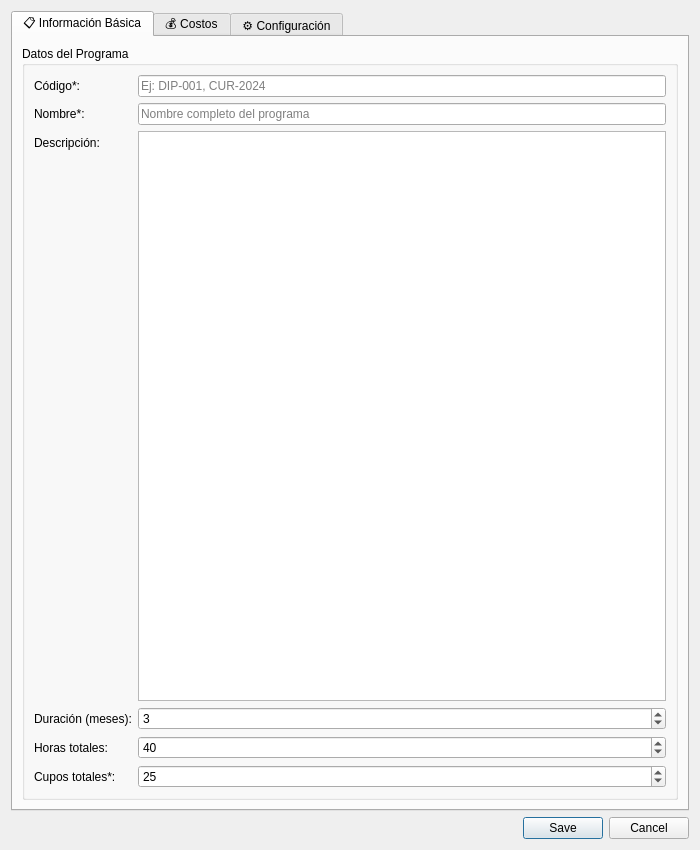
<?xml version="1.0" encoding="UTF-8"?>
<ui version="4.0">
 <class>ProgramaFormDialog</class>
 <widget class="QDialog" name="ProgramaFormDialog">
  <property name="geometry">
   <rect>
    <x>0</x>
    <y>0</y>
    <width>700</width>
    <height>850</height>
   </rect>
  </property>
  <property name="windowTitle">
   <string>Formulario de Programa</string>
  </property>
  <layout class="QVBoxLayout" name="verticalLayout">
   <item>
    <widget class="QTabWidget" name="tabWidget">
     <property name="currentIndex">
      <number>0</number>
     </property>
     <widget class="QWidget" name="tabInfoBasica">
      <attribute name="title">
       <string>📋 Información Básica</string>
      </attribute>
      <layout class="QVBoxLayout" name="verticalLayout_2">
       <item>
        <widget class="QGroupBox" name="groupBox">
         <property name="title">
          <string>Datos del Programa</string>
         </property>
         <layout class="QFormLayout" name="formLayout">
          <item row="0" column="0">
           <widget class="QLabel" name="labelCodigo">
            <property name="text">
             <string>Código*:</string>
            </property>
           </widget>
          </item>
          <item row="0" column="1">
           <widget class="QLineEdit" name="txtCodigo">
            <property name="placeholderText">
             <string>Ej: DIP-001, CUR-2024</string>
            </property>
           </widget>
          </item>
          <item row="1" column="0">
           <widget class="QLabel" name="labelNombre">
            <property name="text">
             <string>Nombre*:</string>
            </property>
           </widget>
          </item>
          <item row="1" column="1">
           <widget class="QLineEdit" name="txtNombre">
            <property name="placeholderText">
             <string>Nombre completo del programa</string>
            </property>
           </widget>
          </item>
          <item row="2" column="0">
           <widget class="QLabel" name="labelDescripcion">
            <property name="text">
             <string>Descripción:</string>
            </property>
           </widget>
          </item>
          <item row="2" column="1">
           <widget class="QTextEdit" name="txtDescripcion"/>
          </item>
          <item row="3" column="0">
           <widget class="QLabel" name="labelDuracion">
            <property name="text">
             <string>Duración (meses):</string>
            </property>
           </widget>
          </item>
          <item row="3" column="1">
           <widget class="QSpinBox" name="spinDuracionMeses">
            <property name="minimum">
             <number>1</number>
            </property>
            <property name="maximum">
             <number>36</number>
            </property>
            <property name="value">
             <number>3</number>
            </property>
           </widget>
          </item>
          <item row="4" column="0">
           <widget class="QLabel" name="labelHoras">
            <property name="text">
             <string>Horas totales:</string>
            </property>
           </widget>
          </item>
          <item row="4" column="1">
           <widget class="QSpinBox" name="spinHorasTotales">
            <property name="minimum">
             <number>0</number>
            </property>
            <property name="maximum">
             <number>500</number>
            </property>
            <property name="value">
             <number>40</number>
            </property>
           </widget>
          </item>
          <item row="5" column="0">
           <widget class="QLabel" name="labelCupos">
            <property name="text">
             <string>Cupos totales*:</string>
            </property>
           </widget>
          </item>
          <item row="5" column="1">
           <widget class="QSpinBox" name="spinCuposTotales">
            <property name="minimum">
             <number>1</number>
            </property>
            <property name="maximum">
             <number>200</number>
            </property>
            <property name="value">
             <number>25</number>
            </property>
           </widget>
          </item>
         </layout>
        </widget>
       </item>
      </layout>
     </widget>
     <widget class="QWidget" name="tabCostos">
      <attribute name="title">
       <string>💰 Costos</string>
      </attribute>
      <layout class="QVBoxLayout" name="verticalLayout_3">
       <item>
        <widget class="QGroupBox" name="groupBox_2">
         <property name="title">
          <string>Estructura de Costos</string>
         </property>
         <layout class="QFormLayout" name="formLayout_2">
          <item row="0" column="0">
           <widget class="QLabel" name="labelCostoInscripcion">
            <property name="text">
             <string>Inscripción (Bs.):</string>
            </property>
           </widget>
          </item>
          <item row="0" column="1">
           <widget class="QDoubleSpinBox" name="spinCostoInscripcion">
            <property name="decimals">
             <number>2</number>
            </property>
            <property name="maximum">
             <number>10000</number>
            </property>
            <property name="prefix">
             <string>Bs. </string>
            </property>
           </widget>
          </item>
          <item row="1" column="0">
           <widget class="QLabel" name="labelCostoMatricula">
            <property name="text">
             <string>Matrícula (Bs.):</string>
            </property>
           </widget>
          </item>
          <item row="1" column="1">
           <widget class="QDoubleSpinBox" name="spinCostoMatricula">
            <property name="decimals">
             <number>2</number>
            </property>
            <property name="maximum">
             <number>10000</number>
            </property>
            <property name="prefix">
             <string>Bs. </string>
            </property>
           </widget>
          </item>
          <item row="2" column="0">
           <widget class="QLabel" name="labelCostoColegiatura">
            <property name="text">
             <string>Colegiatura (Bs.)*:</string>
            </property>
           </widget>
          </item>
          <item row="2" column="1">
           <widget class="QDoubleSpinBox" name="spinCostoBase">
            <property name="decimals">
             <number>2</number>
            </property>
            <property name="minimum">
             <number>100</number>
            </property>
            <property name="maximum">
             <number>50000</number>
            </property>
            <property name="value">
             <number>2500</number>
            </property>
            <property name="prefix">
             <string>Bs. </string>
            </property>
           </widget>
          </item>
          <item row="3" column="0">
           <widget class="QLabel" name="labelDescuentoContado">
            <property name="text">
             <string>Descuento contado (%):</string>
            </property>
           </widget>
          </item>
          <item row="3" column="1">
           <widget class="QDoubleSpinBox" name="spinDescuentoContado">
            <property name="decimals">
             <number>2</number>
            </property>
            <property name="minimum">
             <number>0</number>
            </property>
            <property name="maximum">
             <number>50</number>
            </property>
            <property name="suffix">
             <string> %</string>
            </property>
           </widget>
          </item>
         </layout>
        </widget>
       </item>
       <item>
        <widget class="QLabel" name="labelResumenCostos">
         <property name="text">
          <string>Resumen de costos aparecerá aquí...</string>
         </property>
         <property name="alignment">
          <set>Qt::AlignCenter</set>
         </property>
         <property name="wordWrap">
          <bool>true</bool>
         </property>
         <property name="styleSheet">
          <string notr="true">QLabel {
    background-color: #f8f9fa;
    padding: 15px;
    border-radius: 5px;
    border: 1px solid #ddd;
}</string>
         </property>
        </widget>
       </item>
      </layout>
     </widget>
     <widget class="QWidget" name="tabConfiguracion">
      <attribute name="title">
       <string>⚙️ Configuración</string>
      </attribute>
      <layout class="QVBoxLayout" name="verticalLayout_4">
       <item>
        <widget class="QGroupBox" name="groupBox_3">
         <property name="title">
          <string>Configuración Adicional</string>
         </property>
         <layout class="QFormLayout" name="formLayout_3">
          <item row="0" column="0">
           <widget class="QLabel" name="labelEstado">
            <property name="text">
             <string>Estado:</string>
            </property>
           </widget>
          </item>
          <item row="0" column="1">
           <widget class="QComboBox" name="comboEstado">
            <item>
             <property name="text">
              <string>PLANIFICADO</string>
             </property>
            </item>
            <item>
             <property name="text">
              <string>INICIADO</string>
             </property>
            </item>
            <item>
             <property name="text">
              <string>CONCLUIDO</string>
             </property>
            </item>
            <item>
             <property name="text">
              <string>CANCELADO</string>
             </property>
            </item>
           </widget>
          </item>
          <item row="1" column="0">
           <widget class="QLabel" name="labelFechas">
            <property name="text">
             <string>Fechas:</string>
            </property>
           </widget>
          </item>
          <item row="1" column="1">
           <layout class="QHBoxLayout" name="horizontalLayout">
            <item>
             <widget class="QLabel" name="labelFechaInicio">
              <property name="text">
               <string>Inicio:</string>
              </property>
             </widget>
            </item>
            <item>
             <widget class="QDateEdit" name="dateFechaInicio"/>
            </item>
            <item>
             <spacer name="horizontalSpacer">
              <property name="orientation">
               <enum>Qt::Horizontal</enum>
              </property>
              <property name="sizeHint" stdset="0">
               <size>
                <width>40</width>
                <height>20</height>
               </size>
              </property>
             </spacer>
            </item>
            <item>
             <widget class="QLabel" name="labelFechaFin">
              <property name="text">
               <string>Fin:</string>
              </property>
             </widget>
            </item>
            <item>
             <widget class="QDateEdit" name="dateFechaFin"/>
            </item>
           </layout>
          </item>
          <item row="2" column="0">
           <widget class="QLabel" name="labelCuotas">
            <property name="text">
             <string>Cuotas:</string>
            </property>
           </widget>
          </item>
          <item row="2" column="1">
           <layout class="QHBoxLayout" name="horizontalLayout_2">
            <item>
             <widget class="QCheckBox" name="checkCuotasMensuales">
              <property name="text">
               <string>Mensuales</string>
              </property>
              <property name="checked">
               <bool>true</bool>
              </property>
             </widget>
            </item>
            <item>
             <spacer name="horizontalSpacer_2">
              <property name="orientation">
               <enum>Qt::Horizontal</enum>
              </property>
              <property name="sizeHint" stdset="0">
               <size>
                <width>40</width>
                <height>20</height>
               </size>
              </property>
             </spacer>
            </item>
            <item>
             <widget class="QLabel" name="labelDiasEntreCuotas">
              <property name="text">
               <string>Días entre cuotas:</string>
              </property>
             </widget>
            </item>
            <item>
             <widget class="QSpinBox" name="spinDiasEntreCuotas">
              <property name="minimum">
               <number>1</number>
              </property>
              <property name="maximum">
               <number>90</number>
              </property>
              <property name="value">
               <number>30</number>
              </property>
              <property name="enabled">
               <bool>false</bool>
              </property>
             </widget>
            </item>
           </layout>
          </item>
         </layout>
        </widget>
       </item>
      </layout>
     </widget>
    </widget>
   </item>
   <item>
    <widget class="QDialogButtonBox" name="buttonBox">
     <property name="orientation">
      <enum>Qt::Horizontal</enum>
     </property>
     <property name="standardButtons">
      <set>QDialogButtonBox::Cancel|QDialogButtonBox::Save</set>
     </property>
    </widget>
   </item>
  </layout>
 </widget>
 <resources/>
 <connections>
  <connection>
   <sender>checkCuotasMensuales</sender>
   <signal>toggled(bool)</signal>
   <receiver>spinDiasEntreCuotas</receiver>
   <slot>setDisabled(bool)</slot>
  </connection>
 </connections>
</ui>
